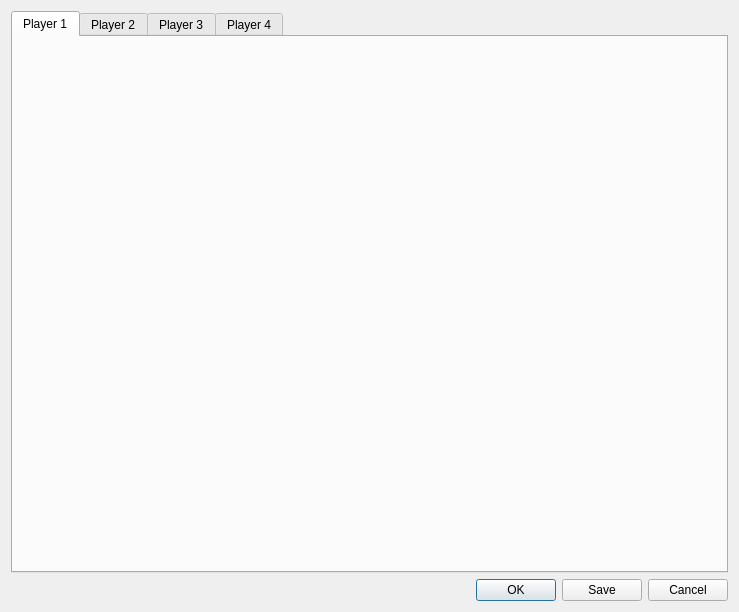
<?xml version="1.0" encoding="UTF-8"?>
<ui version="4.0">
 <class>MainDialog</class>
 <widget class="QDialog" name="MainDialog">
  <property name="geometry">
   <rect>
    <x>0</x>
    <y>0</y>
    <width>739</width>
    <height>612</height>
   </rect>
  </property>
  <property name="windowTitle">
   <string>Rosalie's Mupen GUI - Input Plugin</string>
  </property>
  <layout class="QVBoxLayout" name="verticalLayout">
   <item>
    <widget class="QTabWidget" name="tabWidget">
     <property name="currentIndex">
      <number>0</number>
     </property>
     <widget class="QWidget" name="player1Tab">
      <attribute name="title">
       <string>Player 1</string>
      </attribute>
      <layout class="QVBoxLayout" name="verticalLayout_2"/>
     </widget>
     <widget class="QWidget" name="player2Tab">
      <attribute name="title">
       <string>Player 2</string>
      </attribute>
      <layout class="QVBoxLayout" name="verticalLayout_3"/>
     </widget>
     <widget class="QWidget" name="player3Tab">
      <attribute name="title">
       <string>Player 3</string>
      </attribute>
      <layout class="QVBoxLayout" name="verticalLayout_4"/>
     </widget>
     <widget class="QWidget" name="player4Tab">
      <attribute name="title">
       <string>Player 4</string>
      </attribute>
      <layout class="QVBoxLayout" name="verticalLayout_5"/>
     </widget>
    </widget>
   </item>
   <item>
    <widget class="QDialogButtonBox" name="buttonBox">
     <property name="orientation">
      <enum>Qt::Horizontal</enum>
     </property>
     <property name="standardButtons">
      <set>QDialogButtonBox::Cancel|QDialogButtonBox::Ok|QDialogButtonBox::Save</set>
     </property>
    </widget>
   </item>
  </layout>
 </widget>
 <resources/>
 <connections>
  <connection>
   <sender>buttonBox</sender>
   <signal>accepted()</signal>
   <receiver>MainDialog</receiver>
   <slot>accept()</slot>
   <hints>
    <hint type="sourcelabel">
     <x>248</x>
     <y>254</y>
    </hint>
    <hint type="destinationlabel">
     <x>157</x>
     <y>274</y>
    </hint>
   </hints>
  </connection>
  <connection>
   <sender>buttonBox</sender>
   <signal>rejected()</signal>
   <receiver>MainDialog</receiver>
   <slot>reject()</slot>
   <hints>
    <hint type="sourcelabel">
     <x>316</x>
     <y>260</y>
    </hint>
    <hint type="destinationlabel">
     <x>286</x>
     <y>274</y>
    </hint>
   </hints>
  </connection>
 </connections>
</ui>
